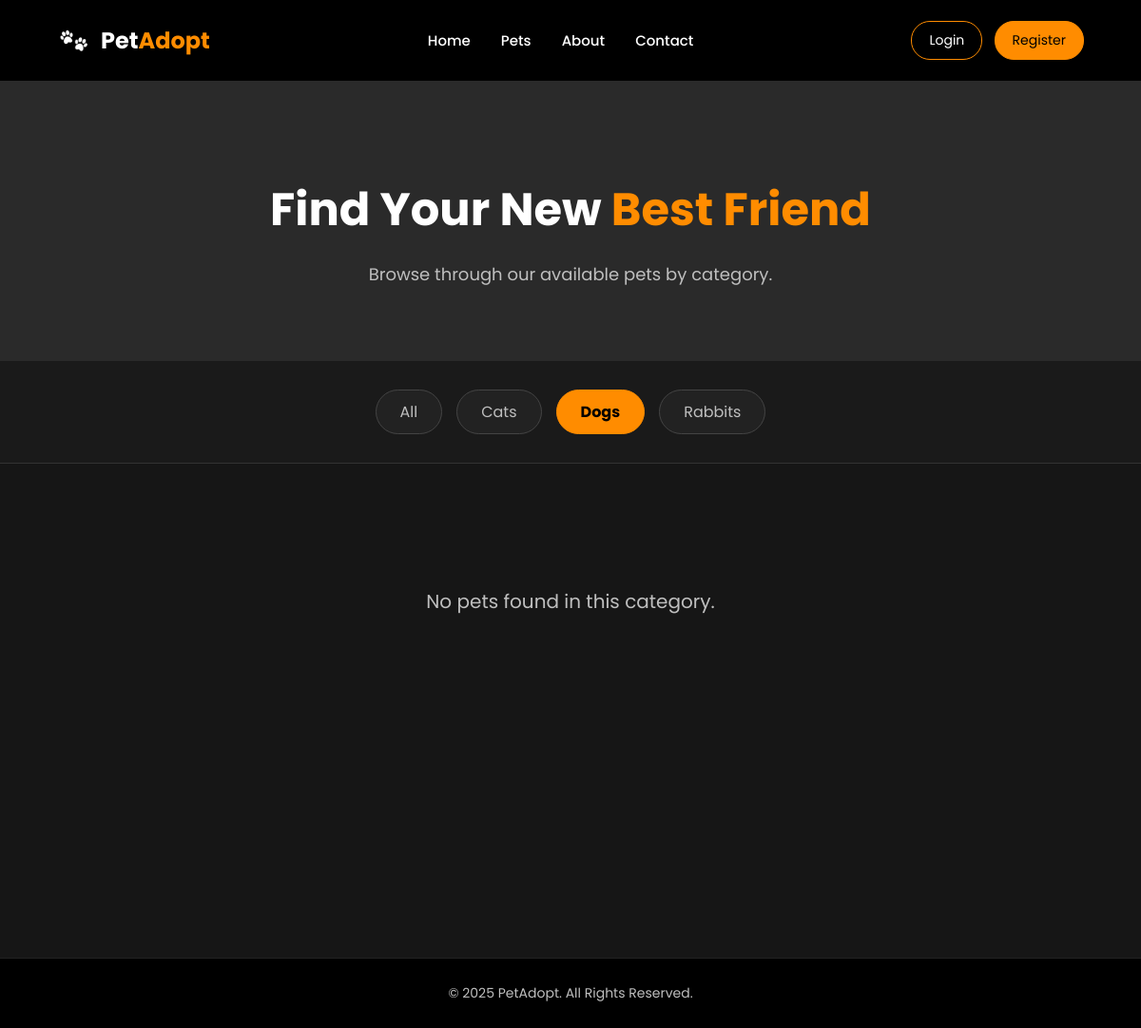
The app's page /index.php?page=pets&type=Dog, older data.
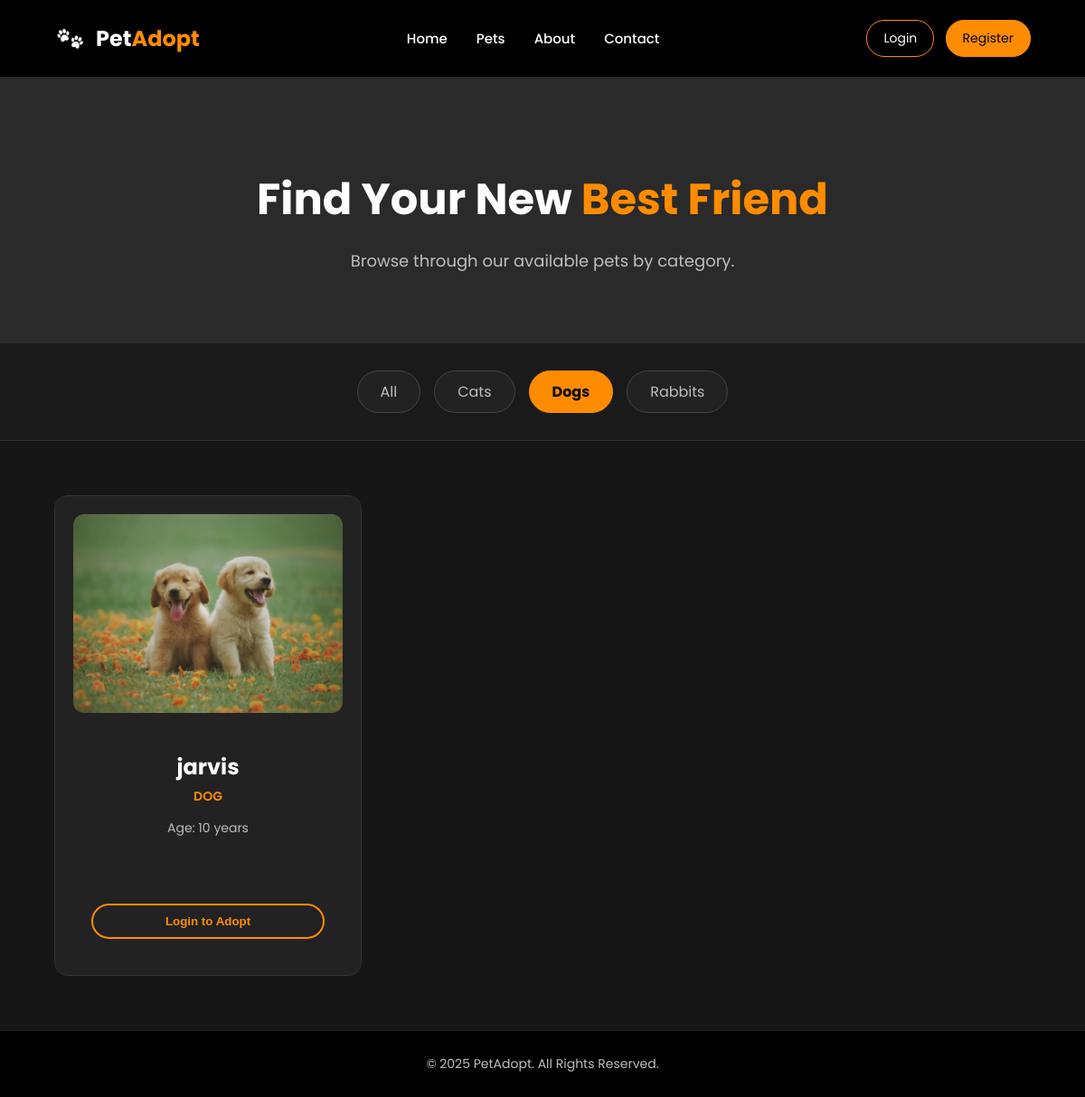
The same page, newer data.
### tables this page shows
CREATE TABLE `pets` (
  `id` int(11) NOT NULL,
  `name` varchar(100) NOT NULL,
  `type` varchar(50) NOT NULL,
  `age` int(11) NOT NULL,
  `description` text NOT NULL,
  `image` varchar(255) NOT NULL,
  `status` enum('available','adopted') NOT NULL DEFAULT 'available'
);

### controllers/pets.php (called while the page is built, shortened)
<?php
require_once 'models/db_connect.php';
$filter_type = "";
$sql = "SELECT * FROM pets WHERE status = 'available'";
if (isset($_GET['type']) && !empty($_GET['type'])) {
    $type = $conn->real_escape_string($_GET['type']);
    $allowed_types = ['Cat', 'Dog', 'Rabbit'];
    if (in_array($type, $allowed_types)) {
        $filter_type = $type;
        $sql .= " AND type = '$filter_type'";
    }
}
$result = $conn->query($sql);
$pets = [];
if ($result->num_rows > 0) {
    while ($row = $result->fetch_assoc()) {
        $pets[] = $row;
    }
}
require 'views/pets.php';
?>

### views/pets.php (the view, shortened to what this page needs)
<!DOCTYPE html>
<html>
<head>
    <link rel="stylesheet" href="views/assets/css/home.css">
    <link rel="stylesheet" href="views/assets/css/pets.css?v=3">
</head>
<body>
    <?php include 'views/layout/header.php'; ?>
    <section class="pets-header">
        <h1>Find Your New <span>Best Friend</span></h1>
        <p>Browse through our available pets by category.</p>
    </section>
    <section class="filter-section">
        <div class="categories">
            <a href="index.php?page=pets" class="<?php echo ($filter_type == '') ? 'active' : ''; ?>">All</a>
            <a href="index.php?page=pets&type=Cat"
                class="<?php echo ($filter_type == 'Cat') ? 'active' : ''; ?>">Cats</a>
            <a href="index.php?page=pets&type=Dog"
                class="<?php echo ($filter_type == 'Dog') ? 'active' : ''; ?>">Dogs</a>
            <a href="index.php?page=pets&type=Rabbit"
                class="<?php echo ($filter_type == 'Rabbit') ? 'active' : ''; ?>">Rabbits</a>
        </div>
    </section>
    <section class="pets-display">
        <div class="pets-grid">
            <?php
            if (!empty($pets)) {
                foreach ($pets as $row) {
                    $imagePath = !empty($row['image']) ? "uploads/" . $row['image'] : "views/assets/images/paw.png";
                    ?>
                    <div class="pet-card">
                        <img src="<?php echo $imagePath; ?>" class="pet-img">
                        <div class="pet-info">
                            <h3>
                                <?php echo $row['name']; ?>
                            </h3>
                            <p class="type">
                                <?php echo $row['type']; ?>
                            </p>
                            <p class="age">Age:
                                <?php echo $row['age']; ?> years
                            </p>
                            <p class="desc">
                            </p>
                            <?php if (isset($_SESSION['user_id']) && (!isset($_SESSION['role']) || $_SESSION['role'] !== 'admin')): ?>
                                <form method="POST" class="adopt-form">
                                                <input type="hidden" name="pet_id" value="<?php echo $row['id']; ?>">
                                                <button type="submit" name="request_adoption" class="adopt-btn">Request Adoption</button>
                                            </form>
                                    <?php elseif (!isset($_SESSION['email'])): ?>
                                            <a href="index.php?page=login"><button class="adopt-btn">Login to Adopt</button></a>
                                    <?php endif; ?>
                                </div>
                            </div>
                            <?php
                }
            } else {
                echo "<p class='no-pets'>No pets found in this category.</p>";
            }
            ?>
        </div>
    </section>
    <?php include 'views/layout/footer.php'; ?>
</body>
</html>

### index.php (shortened to what this page needs)
<?php
$page = isset($_GET['page']) ? $_GET['page'] : 'home';
$allowed_pages = ['home', 'login', 'register', 'about', 'contact', 'pets', 'user', 'admin', 'logout', 'forgot_pass'];
if (in_array($page, $allowed_pages)) {
    $controllerPath = "controllers/{$page}.php";
    if (file_exists($controllerPath)) {
        require_once $controllerPath;
    } else {
        echo "404 Page Not Found - Controller Missing";
    }
} else {
    require_once 'controllers/home.php';
}
?>

### views/layout/header.php
<nav>
    <div class="logo">
        <img src="views/assets/images/white-paw-prints.png">
        <span class="brand">
            <span class="pet">Pet</span><span class="adopt">Adopt</span>
        </span>
    </div>
    <ul>
        <li><a href="index.php?page=home">Home</a></li>
        <li><a href="index.php?page=pets">Pets</a></li>
        <li><a href="index.php?page=about">About</a></li>
        <li><a href="index.php?page=contact">Contact</a></li>
    </ul>
    <?php include 'views/layout/header_log-regi.php'; ?>
</nav>

### views/layout/header_log-regi.php (shortened to what this page needs)
<div class="nav">
    <?php if (isset($_SESSION['email'])): ?>
        <?php if (isset($_SESSION['role']) && $_SESSION['role'] == 'admin'): ?>
            <a href="index.php?page=admin" class="login profile-btn">My Profile</a>
        <?php else: ?>
            <a href="index.php?page=user" class="login profile-btn">My Profile</a>
        <?php endif; ?>
        <a href="index.php?page=logout" class="register logout-btn">Logout</a>
    <?php else: ?>
        <a href="index.php?page=login" class="login">Login</a>
        <a href="index.php?page=register" class="register">Register</a>
    <?php endif; ?>
</div>

### views/layout/footer.php
<footer>
    © 2025 PetAdopt. All Rights Reserved.
</footer>

### views/assets/css/home.css (style rules this page uses)
body { margin: 0; font-family: 'Poppins', sans-serif; background: #161616; color: #ffffff; }
nav { display: flex; justify-content: space-between; align-items: center; padding: 22px 60px; background: #000000; }
.logo { display: flex; align-items: center; gap: 10px; }
.logo img { width: 36px; height: 36px; }
.brand { font-size: 24px; font-weight: 700; line-height: 1; }
.pet { color: #ffffff; }
.adopt { color: #ff8c00; }
nav ul { display: flex; list-style: none; gap: 32px; padding: 0; margin: 0; }
nav ul a { color: #ffffff; text-decoration: none; font-size: 15px; font-weight: 500; }
.nav a { padding: 9px 18px; border-radius: 20px; border: 1px solid #ff8c00; background: transparent; color: #ffffff; font-family: 'Poppins', sans-serif; font-size: 14px; text-decoration: none; display: inline-block; }
.nav .register { background: #ff8c00; color: #000000; margin-left: 8px; }
.pet-card { background: #222; padding: 20px; border-radius: 16px; text-align: center; border: 1px solid #333; transition: transform 0.3s ease, border-color 0.3s ease; }
.pet-img { width: 100%; height: 200px; object-fit: cover; border-radius: 12px; margin-bottom: 15px; }
.pet-card h3 { margin: 10px 0 5px 0; font-size: 22px; color: #fff; }
footer { text-align: center; padding: 26px; color: #bfbfbf; background: #000000; border-top: 1px solid #222222; font-size: 14px; }
.no-pets { color: #bfbfbf; font-size: 18px; grid-column: 1 / -1; text-align: center; padding: 20px; }

### views/assets/css/pets.css (style rules this page uses)
body { background-color: #161616; color: #fff; font-family: 'Poppins', sans-serif; }
.pets-header { text-align: center; padding: 60px 20px; background: #2a2a2a; }
.pets-header h1 { font-size: 48px; margin-bottom: 10px; }
.pets-header span { color: #ff8c00; }
.pets-header p { color: #bfbfbf; font-size: 18px; }
.filter-section { padding: 30px 60px; background: #1a1a1a; border-bottom: 1px solid #333; display: flex; justify-content: center; }
.categories { display: flex; gap: 15px; }
.categories a { text-decoration: none; padding: 10px 25px; border: 1px solid #444; border-radius: 25px; color: #bfbfbf; transition: 0.3s; background: #222; }
.categories a:hover, .categories a.active { background: #ff8c00; color: #000; font-weight: bold; border-color: #ff8c00; }
.pets-display { padding: 60px; min-height: 400px; }
.pets-grid { display: grid; grid-template-columns: repeat(auto-fill, minmax(280px, 1fr)); gap: 30px; }
.pet-card { background: #222; border-radius: 15px; overflow: hidden; border: 1px solid #333; transition: transform 0.3s; }
.pet-img { width: 100%; height: 220px; object-fit: cover; }
.pet-info { padding: 20px; text-align: center; }
.pet-info h3 { margin: 0; font-size: 24px; color: #fff; }
.pet-info .type { color: #ff8c00; font-weight: 600; text-transform: uppercase; font-size: 14px; margin: 5px 0; }
.pet-info .age { color: #bbb; font-size: 14px; margin-bottom: 10px; }
.pet-info .desc { font-size: 13px; color: #999; margin-bottom: 20px; line-height: 1.5; height: 40px; overflow: hidden; }
.adopt-btn { background: transparent; border: 2px solid #ff8c00; color: #ff8c00; padding: 10px 30px; border-radius: 25px; cursor: pointer; font-weight: bold; transition: 0.3s; width: 100%; }
.no-pets { grid-column: 1 / -1; text-align: center; font-size: 20px; color: #bfbfbf; margin-top: 50px; }

Row changes from the older to the newer data that the page shows:
added pets: image (picture), name "jarvis", type "DOG", age "10"
Text that changed along with them:
text no longer shown: "No pets found in this category."
